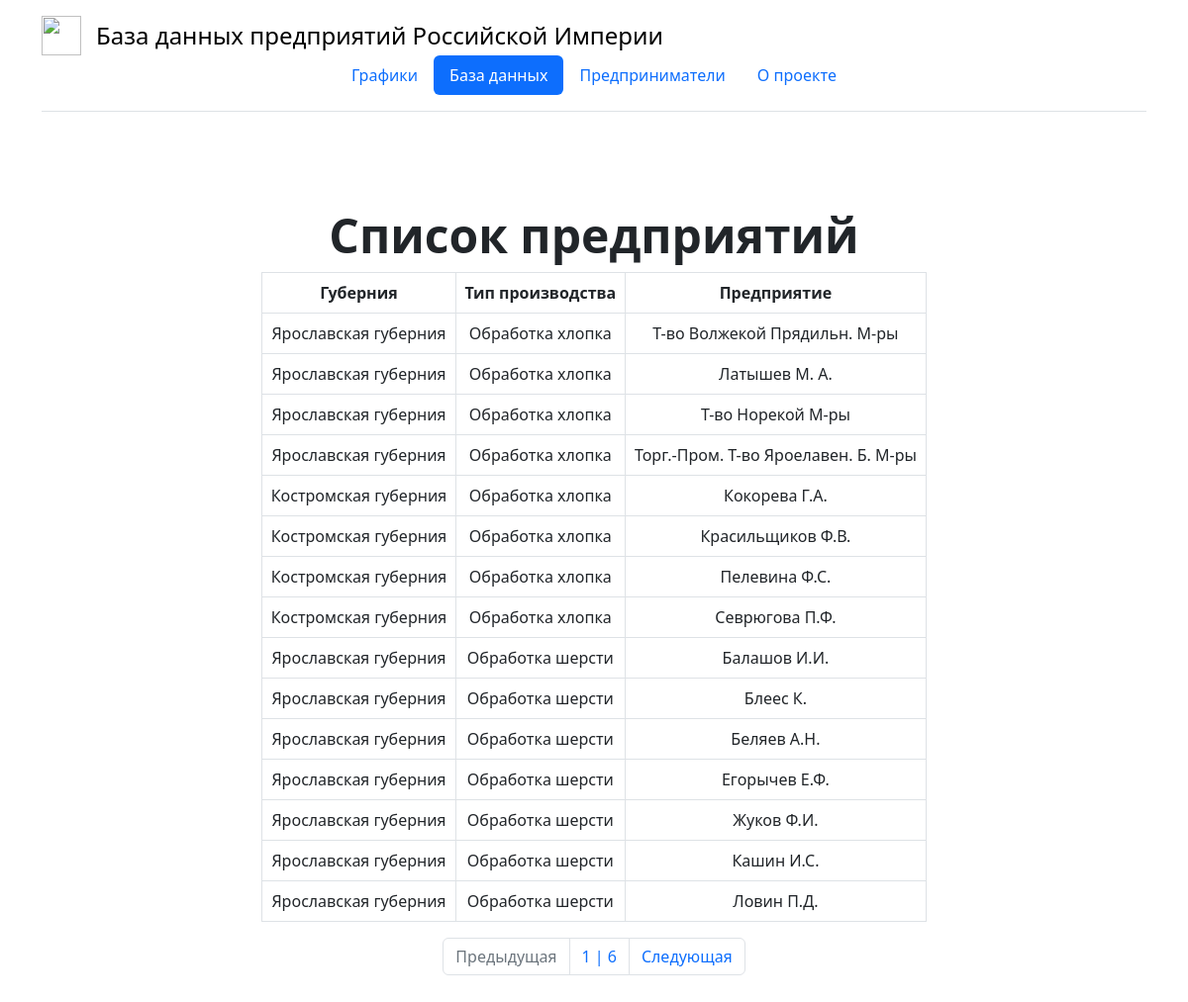
Screenshot of /database-fabricators with the database file from the repository.
### mainpage/models.py (models this page shows, shortened)
class Fabricator(models.Model):
    county_name = models.ForeignKey(Counties, on_delete=models.CASCADE)
    material_name = models.ForeignKey(Material, on_delete=models.CASCADE)
    fabricator_name = models.CharField(max_length=50, null=False)
    location = models.CharField(max_length=50, null=True)

class Counties(models.Model):
    county_name = models.CharField(max_length=100, null=False)
    def __str__(self):
        return self.county_name

class Material(models.Model):
    material_name = models.CharField(max_length=100, null=False)
    def __str__(self):
        return self.material_name

### mainpage/views.py (the view)
# urls.py: path('database-fabricators', views.database_info, {'model': Fabricator, 'title': 'Список предприятий'}),
def database_info(request, model, title):
    objects_list = model.objects.all()
    paginator = Paginator(objects_list, 15)
    page = request.GET.get('page')
    try:
        objects = paginator.page(page)
    except PageNotAnInteger:
        objects = paginator.page(1)
    except EmptyPage:
        objects = paginator.page(paginator.num_pages)
    vars = dict(
        posts=objects,
        title=title
    )
    if title == 'Таблица уездов':
        return render(request, 'mainpage/database.html', vars)
    elif title == 'Виды производств':
        return render(request, 'mainpage/database_materials.html', vars)
    elif title == 'Список предприятий':
        return render(request, 'mainpage/database_fabricators.html', vars)
    elif title == 'Данные по производству':
        return render(request, 'mainpage/database_values.html', vars)

### mainpage/templates/mainpage/database_fabricators.html (shortened to what this page needs)
{% load static %}
<!doctype html>
<html lang="en">
<head>
    <link rel="stylesheet" href="https://cdn.jsdelivr.net/npm/bootstrap@5.2.3/dist/css/bootstrap.min.css">
</head>
<body>
    <div class="container">
        <header class="d-flex flex-wrap justify-content-center py-3 mb-4 border-bottom">
          <a href="/" class="d-flex align-items-center mb-3 mb-md-0 me-md-auto link-body-emphasis text-decoration-none">
              <img src="{% static 'icon.png' %}" width="40" height="40">
              <span class="fs-4" style="color: black; margin-left: 15px;">База данных предприятий Российской Империи</span>
          </a>
          <ul class="nav nav-pills">
            <li class="nav-item"><a href="/" class="nav-link">Графики</a></li>
            <li class="nav-item"><a href="/database" class="nav-link active">База данных</a></li>
            <li class="nav-item"><a href="/entrepreneurs" class="nav-link">Предприниматели</a></li>
            <li class="nav-item"><a href="/about-project" class="nav-link">О проекте</a></li>
          </ul>
        </header>
    </div>
    <div class="px-4 py-5 my-5 text-center" style="margin-left: 20%; margin-right: 20%;">
        <h1 class="display-5 fw-bold text-body-emphasis">{{ title }}</h1>
        {% block content %}
        <table class="table table-bordered">
          <thead>
            <tr>
              <th scope="col">Губерния</th>
              <th scope="col">Тип производства</th>
              <th scope="col">Предприятие</th>
            </tr>
          </thead>
          {% for post in posts %}
          <tbody>
            <tr>
              <td>{{ post.county_name }}</td>
              <td>{{ post.material_name }}</td>
              <td>{{ post.fabricator_name }}</td>
            </tr>
          {% endfor %}
        </table>
        <nav aria-label="Page navigation example">
          <ul class="pagination justify-content-center">
            {% if posts.has_previous %}
                <li class="page-item">
                    <a class="page-link" href="?page={{ posts.previous_page_number }}" tabindex="-1">Предыдущая</a>
                </li>
            {% else %}
                <li class="page-item disabled">
                    <a class="page-link" href="#" tabindex="-1">Предыдущая</a>
                </li>
            {% endif %}
            <li class="page-item"><a class="page-link" href="#">{{ posts.number }} | {{ posts.paginator.num_pages }}</a></li>
            {% if posts.has_next %}
                <li class="page-item">
                  <a class="page-link" href="?page={{ posts.next_page_number }}">Следующая</a>
                </li>
            {% else %}
                <li class="page-item disabled">
                  <a class="page-link" href="#">Следующая</a>
                </li>
            {% endif %}
          </ul>
        </nav>
{% endblock %}
    </div>
</body>
</html>

### rows the page displays
Fabricator: county_name "Ярославская губерния", material_name "Обработка хлопка", fabricator_name "Т-во Волжекой Прядильн. М-ры"
Fabricator: county_name "Ярославская губерния", material_name "Обработка хлопка", fabricator_name "Латышев М. А."
Fabricator: county_name "Ярославская губерния", material_name "Обработка хлопка", fabricator_name "Т-во Норекой М-ры"
Fabricator: county_name "Ярославская губерния", material_name "Обработка хлопка", fabricator_name "Торг.-Пром. Т-во Яроелавен. Б. М-ры"
Fabricator: county_name "Костромская губерния", material_name "Обработка хлопка", fabricator_name "Кокорева Г.А."
Fabricator: county_name "Костромская губерния", material_name "Обработка хлопка", fabricator_name "Красильщиков Ф.В."
Fabricator: county_name "Костромская губерния", material_name "Обработка хлопка", fabricator_name "Пелевина Ф.С."
Fabricator: county_name "Костромская губерния", material_name "Обработка хлопка", fabricator_name "Севрюгова П.Ф."
Fabricator: county_name "Ярославская губерния", material_name "Обработка шерсти", fabricator_name "Балашов И.И."
Fabricator: county_name "Ярославская губерния", material_name "Обработка шерсти", fabricator_name "Блеес К."
Fabricator: county_name "Ярославская губерния", material_name "Обработка шерсти", fabricator_name "Беляев А.Н."
Fabricator: county_name "Ярославская губерния", material_name "Обработка шерсти", fabricator_name "Егорычев Е.Ф."
Fabricator: county_name "Ярославская губерния", material_name "Обработка шерсти", fabricator_name "Жуков Ф.И."
Fabricator: county_name "Ярославская губерния", material_name "Обработка шерсти", fabricator_name "Кашин И.С."
Fabricator: county_name "Ярославская губерния", material_name "Обработка шерсти", fabricator_name "Ловин П.Д."

### other values shown
{{ title }} "Список предприятий"
{{ posts.number }} "1"
{{ posts.paginator.num_pages }} "6"
